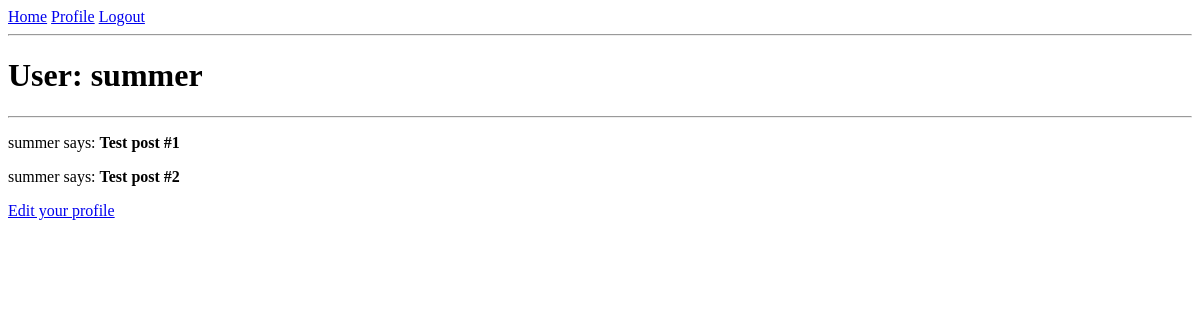
The app's page /user/summer (signed in), older data.
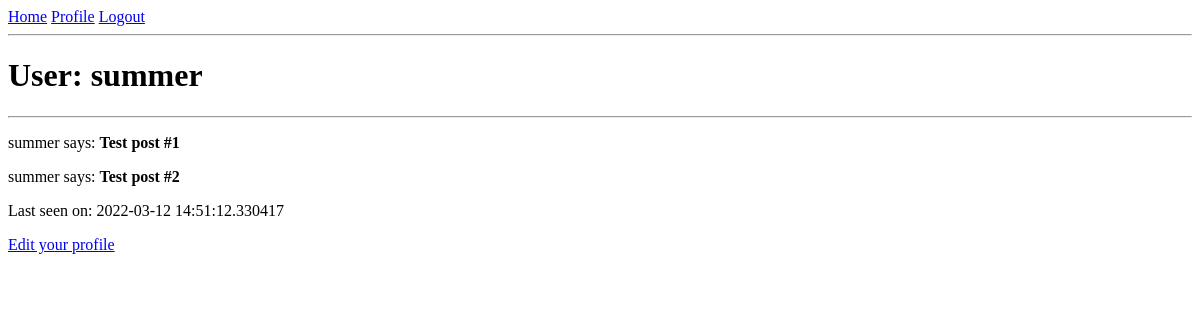
The same page, newer data.
### app/models.py (models this page shows, shortened)
class User(UserMixin, db.Model):
    id = db.Column(db.Integer, primary_key=True)
    username = db.Column(db.String(64), index=True, unique=True)
    email = db.Column(db.String(120), index=True, unique=True)
    password_hash = db.Column(db.String(128))
    last_seen = db.Column(db.DateTime, default=datetime.utcnow)

### app/routes.py (the view)
@app.route("/user/<username>")
@login_required
def user(username):
    user = User.query.filter_by(username=username).first_or_404()
    posts = [
        {"author": user, "body": "Test post #1"},
        {"author": user, "body": "Test post #2"},
    ]
    return render_template("user.html", user=user, posts=posts)

### app/models.py (called while the page is built)
@login.user_loader
def load_user(id):
    return User.query.get(int(id))

### app/routes.py (called while the page is built)
@app.before_request
def before_request():
    if current_user.is_authenticated:
        current_user.last_seen = datetime.utcnow()
        db.session.commit()

### app/templates/user.html
{% extends "base.html" %}
{% block content %}
    <h1>User: {{ user.username }}</h1>
    <hr>
    {% for post in posts %}
    <p>
    {{ post.author.username }} says: <b>{{ post.body }}</b>
    </p>
    {% endfor %}
    {% if user.last_seen %}<p>Last seen on: {{ user.last_seen }}</p>{% endif %}
    {% if user == current_user %}
    <p><a href="{{ url_for('edit_profile') }}">Edit your profile</a></p>
    {% endif %}
{% endblock %}

### app/templates/base.html (shortened to what this page needs)
<!DOCTYPE html>
<html>
  <head>
  </head>
  <body>
    <div>
      <a href="{{ url_for('index') }}">Home</a>
      {% if current_user.is_anonymous %}
      <a href="{{ url_for('login') }}">Login</a>
      {% else %}
      <a href="{{ url_for('user', username=current_user.username) }}">Profile</a>
      <a href="{{ url_for('logout') }}">Logout</a>
      {% endif %}
    </div>
    <hr />
    {% block content %}{% endblock %}
  </body>
</html>

Row changes from the older to the newer data that the page shows:
changed User "summer": last_seen (not shown) → "2022-03-12 14:51:12.330417"
Text that changed along with them:
text now shown: "Last seen on:"
